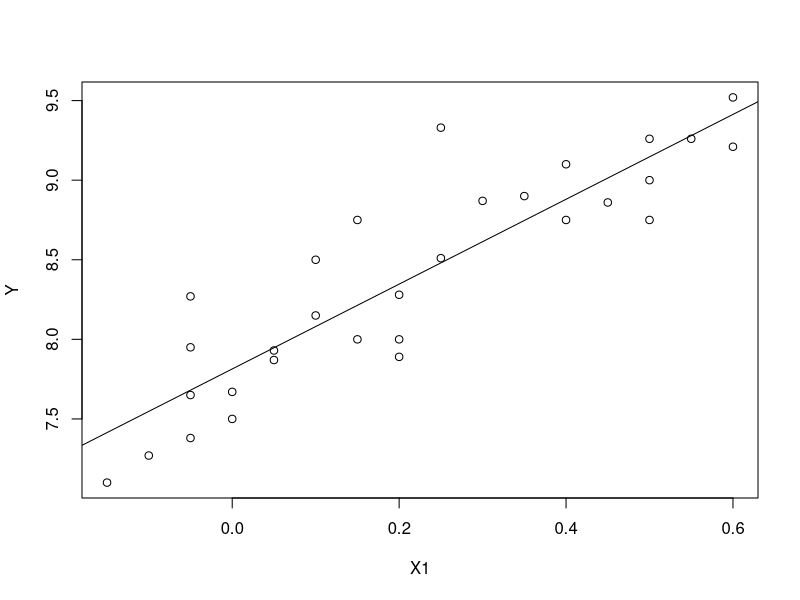
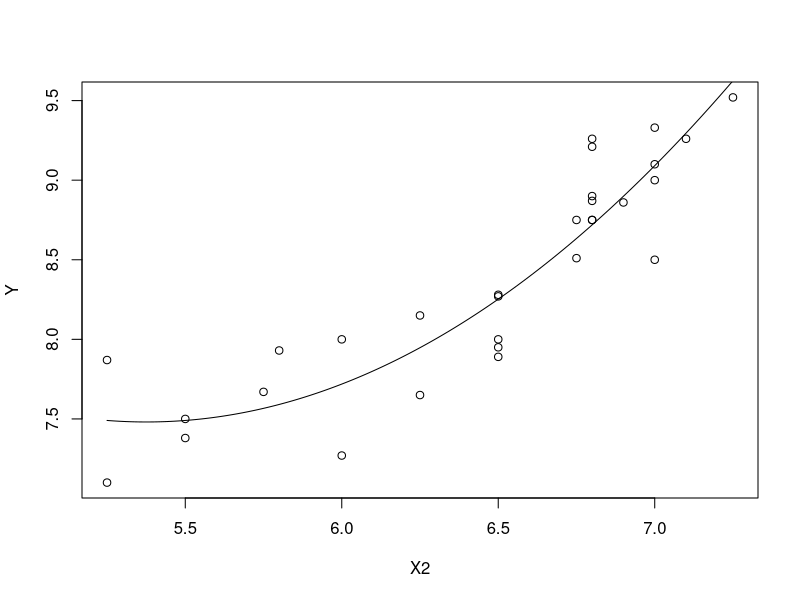

Recreate these plots in R, in order.
## ---- chunk 1
knitr::opts_chunk$set(echo = TRUE)
## ---- chunk 2
x <- c(0.10,0.11,0.12,0.13,0.14,0.15,0.16,0.17,0.18,0.20,0.21,0.23)
y <- c(42.0,43.5,45.0,45.5,45.0,47.5,49.0,53.0,50.0,55.0,55.0,60.0)
lm.sol <- lm(y ~ 1+x)
summary(lm.sol)
## ---- chunk 3
### Calculate the confidence interval of the linear model
beta.int <- function(fm,alpha = 0.05){
   A <- summary(fm)$coefficients
   df <- fm$df.residual
   left <- A[,1]-A[,2]*qt(1-alpha/2, df)
   right <- A[,1]+A[,2]*qt(1-alpha/2, df)
   rowname <- dimnames(A)[[1]]
   colname <- c("Estimate", "Left", "Right")
   matrix(c(A[,1], left, right), ncol = 3,
       dimnames = list(rowname, colname ))  
}
## ---- chunk 4
toothpaste <- data.frame(
   X1=c(-0.05, 0.25,0.60,0,   0.25,0.20, 0.15,0.05,-0.15, 0.15,
         0.20, 0.10,0.40,0.45,0.35,0.30, 0.50,0.50, 0.40,-0.05,
        -0.05,-0.10,0.20,0.10,0.50,0.60,-0.05,0,    0.05, 0.55),
   X2=c( 5.50,6.75,7.25,5.50,7.00,6.50,6.75,5.25,5.25,6.00,
         6.50,6.25,7.00,6.90,6.80,6.80,7.10,7.00,6.80,6.50,
         6.25,6.00,6.50,7.00,6.80,6.80,6.50,5.75,5.80,6.80),
   Y =c( 7.38,8.51,9.52,7.50,9.33,8.28,8.75,7.87,7.10,8.00,
         7.89,8.15,9.10,8.86,8.90,8.87,9.26,9.00,8.75,7.95,
         7.65,7.27,8.00,8.50,8.75,9.21,8.27,7.67,7.93,9.26)
)

## ---- chunk 5
attach(toothpaste)

lm.sol <- lm(Y ~ X1+X2)
summary(lm.sol)
plot(Y ~ X1)
abline(lm(Y ~ X1))

lm2.sol <- lm(Y ~ X2+I(X2^2))
x <- seq(min(X2), max(X2), len=200)
y <- predict(lm2.sol, data.frame(X2=x))
plot(Y ~ X2); lines(x,y)

lm.new <- update(lm.sol, . ~ .+I(X2^2))
summary(lm.new)
beta.int(lm.new)

lm2.new <- update(lm.new, . ~ .-X2)
summary(lm2.new)

lm3.new <- update(lm.new, . ~ .+X1*X2)
summary(lm3.new)
detach(toothpaste)
